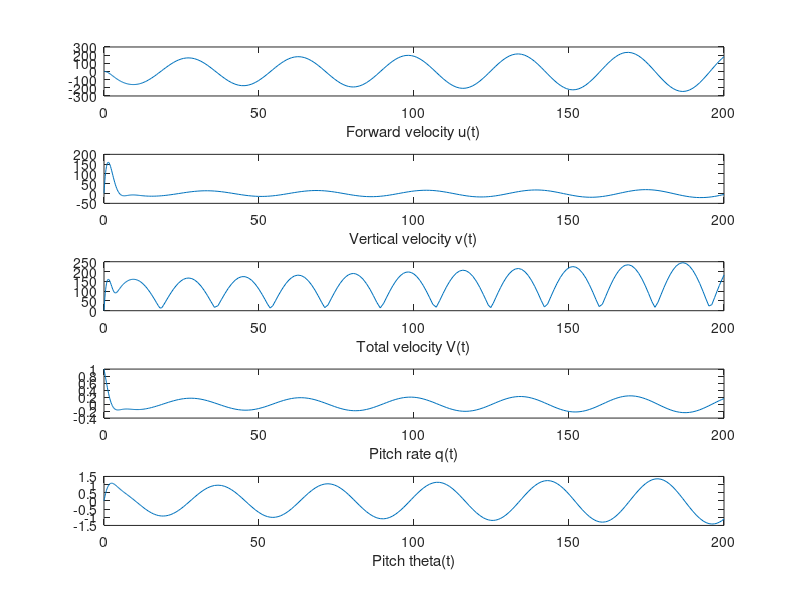

Reproduce this figure in MATLAB.
function simudraw()

load simudata; % load data

% Compute Total velocity
temp = y(:,1).^2 + y(:,2).^2;

Vt = sqrt(temp); 

rows = 5;

subplot(rows,1,1); % plot figures in a column
plot(t,y(:,1));
xlabel ("Forward velocity u(t)");

subplot(rows,1,2); 
plot(t,y(:,2));
xlabel ("Vertical velocity v(t)");

subplot(rows,1,3); 
plot(t,Vt);
xlabel ("Total velocity V(t)");

subplot(rows,1,4); 
plot(t,y(:,3));
xlabel ("Pitch rate q(t)");

subplot(rows,1,5); 
plot(t,y(:,4));
xlabel ("Pitch theta(t)");